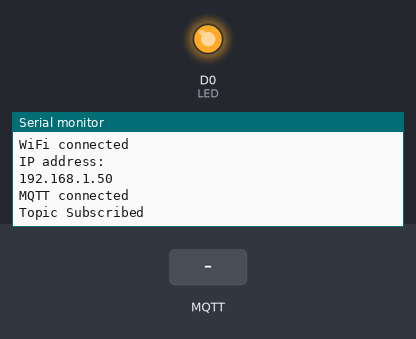
A program run on a simulated ESP8266 (NodeMCU). Shown: output pins drawn as LEDs (lit = HIGH), the last lines printed to the serial monitor. Inputs (shaded band) come from the test bench. WiFi joins after 1.5 s; servers stay silent unless stated; no MQTT or app messages arrive unless stated.

Above: at 2.7 s.
2.8 s: MQTT message "1" arrives on the first subscribed topic
At 4.0 s:
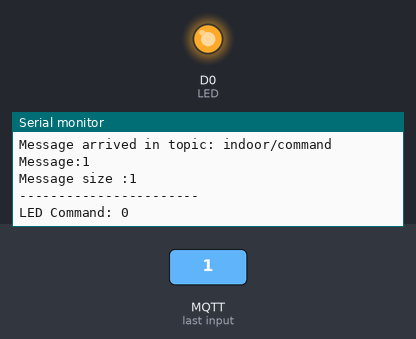
4.3 s: MQTT message "on" arrives on the first subscribed topic
At 4.9 s:
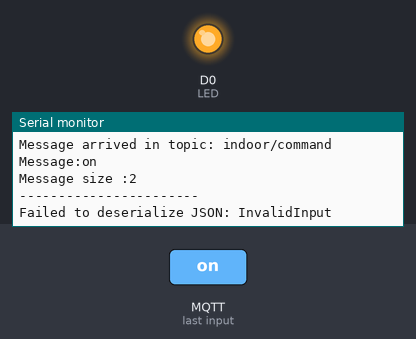
5.8 s: MQTT message "off" arrives on the first subscribed topic
At 6.5 s:
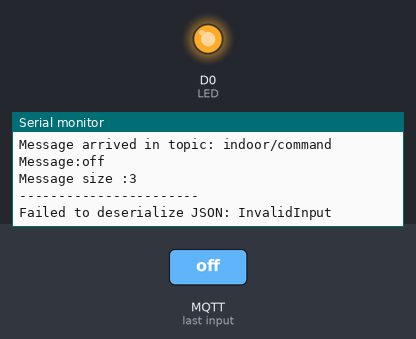

Measured:
- after the input at 2.8 s, the serial monitor: prints a new line at once (image 1)
- after the input at 4.3 s, the serial monitor: prints a new line at once (image 2)
- after the input at 5.8 s, the serial monitor: prints a new line at once (image 3)

The program:

main.cpp
```cpp
#include <ESP8266WiFi.h>  // Library for using ESP8266 WiFi
#include <PubSubClient.h> // Library for MQTT
#include <ArduinoJson.h>  // Library for Parsing JSON

// Defining Pins
// #define LED 2 // For ESP8266 v3
#define LED D0 // For ESP8266 v2

// MQTT Credentials
const char *ssid = "your AP SSID"; // Setting your AP SSID
const char *password = "your AP password";       // Setting your AP password
const char *mqttServer = "your Mosquitto IP";    // MQTT URL
const char *mqttUserName = "";            // MQTT username
const char *mqttPwd = "";                 // MQTT password
const char *clientID = "";                // Client ID
const char *topic = "indoor/status";      // Publish Topic

// Parameters for using non-blocking delay
unsigned long previousMillis = 0;
const long interval = 5000;

String msgStr = ""; // MQTT message buffer

float temp, hum;

// Setting up wifi and MQTT client
WiFiClient espClient;
PubSubClient client(espClient);

void setup_wifi()
{
  delay(10);
  WiFi.begin(ssid, password);
  while (WiFi.status() != WL_CONNECTED)
  {
    delay(500);
    Serial.print(".");
  }
  Serial.println("");
  Serial.println("WiFi connected");
  Serial.println("IP address: ");
  Serial.println(WiFi.localIP());
}

void reconnect()
{
  while (!client.connected())
  {
    if (client.connect(clientID, mqttUserName, mqttPwd))
    {
      Serial.println("MQTT connected");
      client.subscribe("indoor/command");
      Serial.println("Topic Subscribed");
    }
    else
    {
      Serial.print("failed, rc = ");
      Serial.print(client.state());
      Serial.println(" try again in 5 seconds");
      delay(5000); // Wait 5sec and retry
    }
  }
}

// Subscribe call back
void callback(char *topic, byte *payload, int length)
{
  Serial.print("Message arrived in topic: ");
  Serial.println(topic);
  Serial.print("Message:");
  for (int i = 0; i < length; i++)
  {
    Serial.print((char)payload[i]);
  }
  Serial.println();
  Serial.print("Message size :");
  Serial.println(length);
  Serial.println();
  Serial.println("-----------------------");

  StaticJsonDocument<256> doc; // Read JSON data
  DeserializationError error = deserializeJson(doc, payload, length);

  if (error)
  {
    Serial.print("Failed to deserialize JSON: ");
    Serial.println(error.c_str());
    return;
  }

  bool command_parameters_led = doc["params"];

  Serial.print("LED Command: ");
  Serial.println(command_parameters_led);

  digitalWrite(LED, command_parameters_led ? LOW : HIGH);
}

void setup()
{
  Serial.begin(9600);
  pinMode(LED, OUTPUT);
  digitalWrite(LED, HIGH);

  setup_wifi();

  client.setServer(mqttServer, 1883); // Setting MQTT server
  client.setCallback(callback);       // Defining function which will be called when message is recieved.
}

bool readLedState()
{
  return digitalRead(LED) == LOW;
}

String createJsonString()
{
  DynamicJsonDocument doc(256);
  doc["3"] = readLedState(); // Change ledstate to 3
  String jsonString;
  serializeJson(doc, jsonString);
  return jsonString;
}

void loop()
{
  if (!client.connected())
  {
    reconnect();
  }
  client.loop();

  unsigned long currentMillis = millis(); // Read current time

  if (currentMillis - previousMillis >= interval)
  {
    previousMillis = currentMillis;
    msgStr = createJsonString();
    byte arrSize = msgStr.length() + 1;
    char msg[arrSize];

    Serial.print("PUBLISH STATUS:");
    Serial.println(msgStr);
    msgStr.toCharArray(msg, arrSize);
    client.publish(topic, msg);
    msgStr = "";
    delay(50);
  }
}
```
